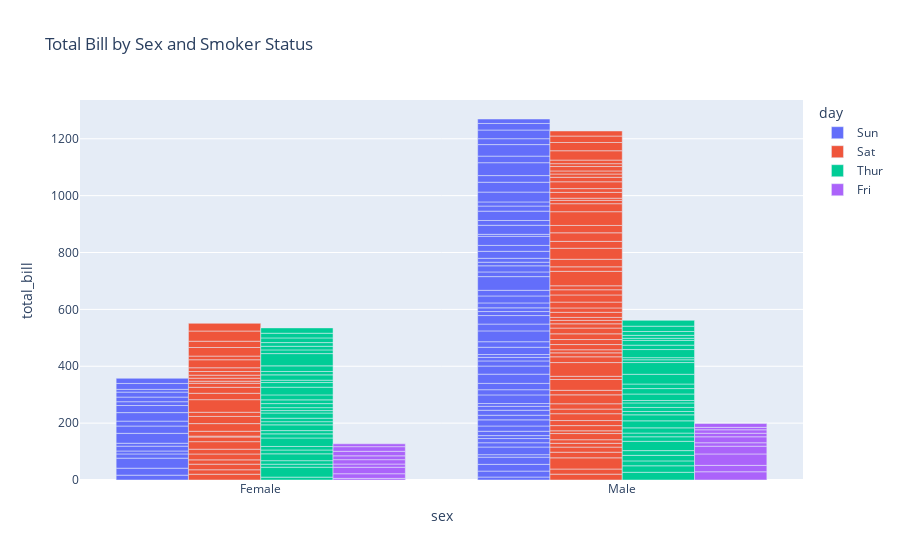

Source (notebook cell):
### Code cell
fig = px.bar(
    data_frame = df,
    x = 'sex',
    y = 'total_bill',
    color = 'day',
    barmode = 'group',
    title = 'Total Bill by Sex and Day'
)

fig.show()

### Figure 1 — Plotly figure (JSON) as saved in the notebook; plotly's stock layout.template omitted (floating-point values rounded to 4 significant figures)
{"data": [{"alignmentgroup": "True", "hovertemplate": "day=Sun<br>sex=%{x}<br>total_bill=%{y}<extra></extra>", "legendgroup": "Sun", "marker": {"color": "#636efa", "pattern": {"shape": ""}}, "name": "Sun", "offsetgroup": "Sun", "orientation": "v", "showlegend": true, "textposition": "auto", "type": "bar", "x": ["Female", "Male", "Male", "Male", "Female", "Male", "Male", "Male", "Male", "Male", "Male", "Female", "Male", "Male", "Female", "Male", "Female", "Male", "Female", "Male", "Male", "Male", "Male", "Male", "Male", "Male", "Male", "Male", "Male", "Female", "Female", "Male", "Male", "Male", "Male", "Male", "Female", "Female", "Male", "Male", "Male", "Male", "Male", "Male", "Female", "Male", "Female", "Female", "Male", "Male", "Male", "Female", "Male", "Female", "Male", "Male", "Male", "Male", "Male", "Male", "Male", "Male", "Male", "Female", "Male", "Male", "Male", "Male", "Male", "Male", "Male", "Female", "Male", "Female", "Male", "Male"], "xaxis": "x", "y": [16.99, 10.34, 21.01, 23.68, 24.59, 25.29, 8.77, 26.88, 15.04, 14.78, 10.27, 35.26, 15.42, 18.43, 14.83, 21.58, 10.33, 16.29, 16.97, 17.46, 13.94, 9.68, 30.4, 18.29, 22.23, 32.4, 28.55, 18.04, 12.54, 10.29, 34.81, 9.94, 25.56, 19.49, 38.07, 23.95, 25.71, 17.31, 29.93, 14.07, 13.13, 17.26, 24.55, 19.77, 29.85, 48.17, 25, 13.39, 16.49, 21.5, 12.66, 16.21, 13.81, 17.51, 24.52, 20.76, 31.71, 7.25, 31.85, 16.82, 32.9, 17.89, 14.48, 9.6, 34.63, 34.65, 23.33, 45.35, 23.17, 40.55, 20.69, 20.9, 30.46, 18.15, 23.1, 15.69], "yaxis": "y"}, {"alignmentgroup": "True", "hovertemplate": "day=Sat<br>sex=%{x}<br>total_bill=%{y}<extra></extra>", "legendgroup": "Sat", "marker": {"color": "#EF553B", "pattern": {"shape": ""}}, "name": "Sat", "offsetgroup": "Sat", "orientation": "v", "showlegend": true, "textposition": "auto", "type": "bar", "x": ["Male", "Male", "Female", "Female", "Male", "Male", "Male", "Male", "Male", "Male", "Female", "Male", "Male", "Female", "Female", "Male", "Male", "Male", "Female", "Male", "Male", "Male", "Male", "Female", "Male", "Male", "Male", "Male", "Male", "Male", "Male", "Male", "Female", "Female", "Male", "Male", "Male", "Female", "Female", "Female", "Female", "Male", "Male", "Female", "Female", "Female", "Male", "Male", "Male", "Male", "Female", "Male", "Female", "Female", "Female", "Male", "Male", "Male", "Male", "Male", "Female", "Male", "Male", "Male", "Female", "Female", "Female", "Male", "Male", "Male", "Female", "Male", "Male", "Female", "Male", "Male", "Male", "Male", "Male", "Male", "Male", "Male", "Female", "Male", "Female", "Male", "Male"], "xaxis": "x", "y": [20.65, 17.92, 20.29, 15.77, 39.42, 19.82, 17.81, 13.37, 12.69, 21.7, 19.65, 9.55, 18.35, 15.06, 20.69, 17.78, 24.06, 16.31, 16.93, 18.69, 31.27, 16.04, 38.01, 26.41, 11.24, 48.27, 20.29, 13.81, 11.02, 18.29, 17.59, 20.08, 16.45, 3.07, 20.23, 15.01, 12.02, 17.07, 26.86, 25.28, 14.73, 10.51, 17.92, 44.3, 22.42, 20.92, 15.36, 20.49, 25.21, 18.24, 14.31, 14, 7.25, 10.59, 10.63, 50.81, 15.81, 26.59, 38.73, 24.27, 12.76, 30.06, 25.89, 48.33, 13.27, 28.17, 12.9, 28.15, 11.59, 7.74, 30.14, 20.45, 13.28, 22.12, 24.01, 15.69, 11.61, 10.77, 15.53, 10.07, 12.6, 32.83, 35.83, 29.03, 27.18, 22.67, 17.82], "yaxis": "y"}, {"alignmentgroup": "True", "hovertemplate": "day=Thur<br>sex=%{x}<br>total_bill=%{y}<extra></extra>", "legendgroup": "Thur", "marker": {"color": "#00cc96", "pattern": {"shape": ""}}, "name": "Thur", "offsetgroup": "Thur", "orientation": "v", "showlegend": true, "textposition": "auto", "type": "bar", "x": ["Male", "Male", "Male", "Male", "Male", "Female", "Male", "Male", "Female", "Male", "Male", "Male", "Male", "Female", "Female", "Female", "Male", "Female", "Male", "Male", "Female", "Female", "Male", "Female", "Female", "Male", "Male", "Female", "Female", "Female", "Female", "Female", "Female", "Female", "Male", "Female", "Female", "Male", "Male", "Female", "Female", "Female", "Female", "Female", "Male", "Male", "Female", "Male", "Male", "Male", "Male", "Male", "Female", "Female", "Male", "Male", "Female", "Female", "Female", "Male", "Female", "Female"], "xaxis": "x", "y": [27.2, 22.76, 17.29, 19.44, 16.66, 10.07, 32.68, 15.98, 34.83, 13.03, 18.28, 24.71, 21.16, 10.65, 12.43, 24.08, 11.69, 13.42, 14.26, 15.95, 12.48, 29.8, 8.52, 14.52, 11.38, 22.82, 19.08, 20.27, 11.17, 12.26, 18.26, 8.51, 10.33, 14.15, 16, 13.16, 17.47, 34.3, 41.19, 27.05, 16.43, 8.35, 18.64, 11.87, 9.78, 7.51, 19.81, 28.44, 15.48, 16.58, 7.56, 10.34, 43.11, 13, 13.51, 18.71, 12.74, 13, 16.4, 20.53, 16.47, 18.78], "yaxis": "y"}, {"alignmentgroup": "True", "hovertemplate": "day=Fri<br>sex=%{x}<br>total_bill=%{y}<extra></extra>", "legendgroup": "Fri", "marker": {"color": "#ab63fa", "pattern": {"shape": ""}}, "name": "Fri", "offsetgroup": "Fri", "orientation": "v", "showlegend": true, "textposition": "auto", "type": "bar", "x": ["Male", "Male", "Female", "Female", "Female", "Male", "Male", "Male", "Male", "Male", "Female", "Female", "Male", "Female", "Male", "Female", "Male", "Female", "Female"], "xaxis": "x", "y": [28.97, 22.49, 5.75, 16.32, 22.75, 40.17, 27.28, 12.03, 21.01, 12.46, 11.35, 15.38, 12.16, 13.42, 8.58, 15.98, 13.42, 16.27, 10.09], "yaxis": "y"}], "layout": {"autosize": true, "barmode": "group", "legend": {"title": {"text": "day"}, "tracegroupgap": 0}, "title": {"text": "Total Bill by Sex and Smoker Status"}, "xaxis": {"anchor": "y", "autorange": true, "domain": [0, 1], "range": [-0.5, 1.5], "title": {"text": "sex"}, "type": "category"}, "yaxis": {"anchor": "x", "autorange": true, "domain": [0, 1], "range": [0, 1336.0], "title": {"text": "total_bill"}, "type": "linear"}}}
